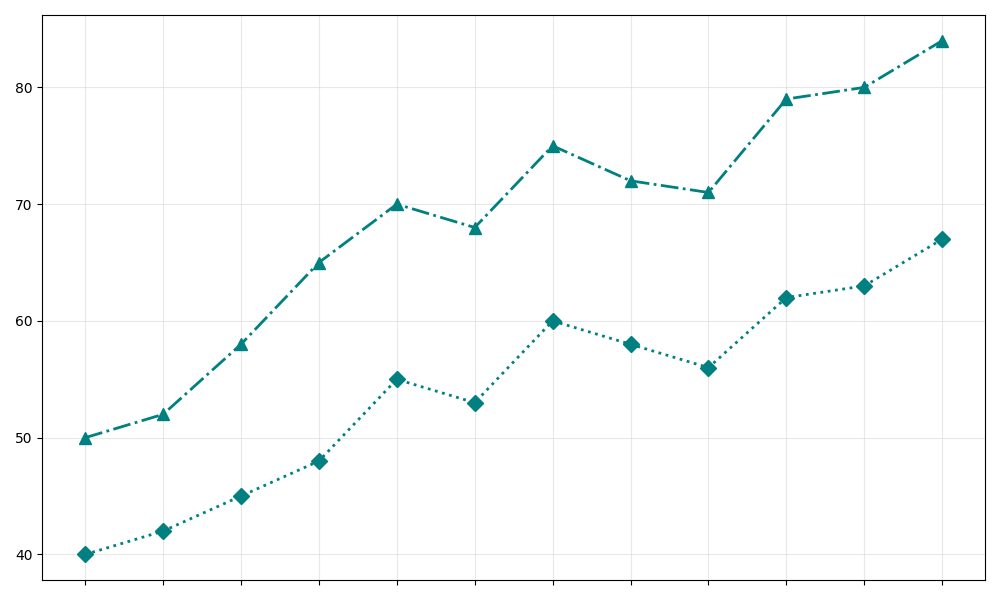

This chart was generated by the following Python code:
import matplotlib.pyplot as plt
import numpy as np

months = np.arange(1, 13)
lunar_rabbits_population = [50, 52, 58, 65, 70, 68, 75, 72, 71, 79, 80, 84]
sun_chameleons_population = [40, 42, 45, 48, 55, 53, 60, 58, 56, 62, 63, 67]

fig, ax = plt.subplots(figsize=(10, 6))

color = 'teal'
ax.plot(months, lunar_rabbits_population, marker='^', linestyle='-.', color=color, linewidth=2, markersize=8)
ax.plot(months, sun_chameleons_population, marker='D', linestyle=':', color=color, linewidth=2, markersize=8)

ax.grid(True, linestyle='-', alpha=0.5, color='lightgray')

# Remove labels, titles and annotations
ax.set_xticks(months)
ax.set_xticklabels(['', '', '', '', '', '', '', '', '', '', '', ''], rotation=45, ha='center')

plt.tight_layout()
plt.show()
